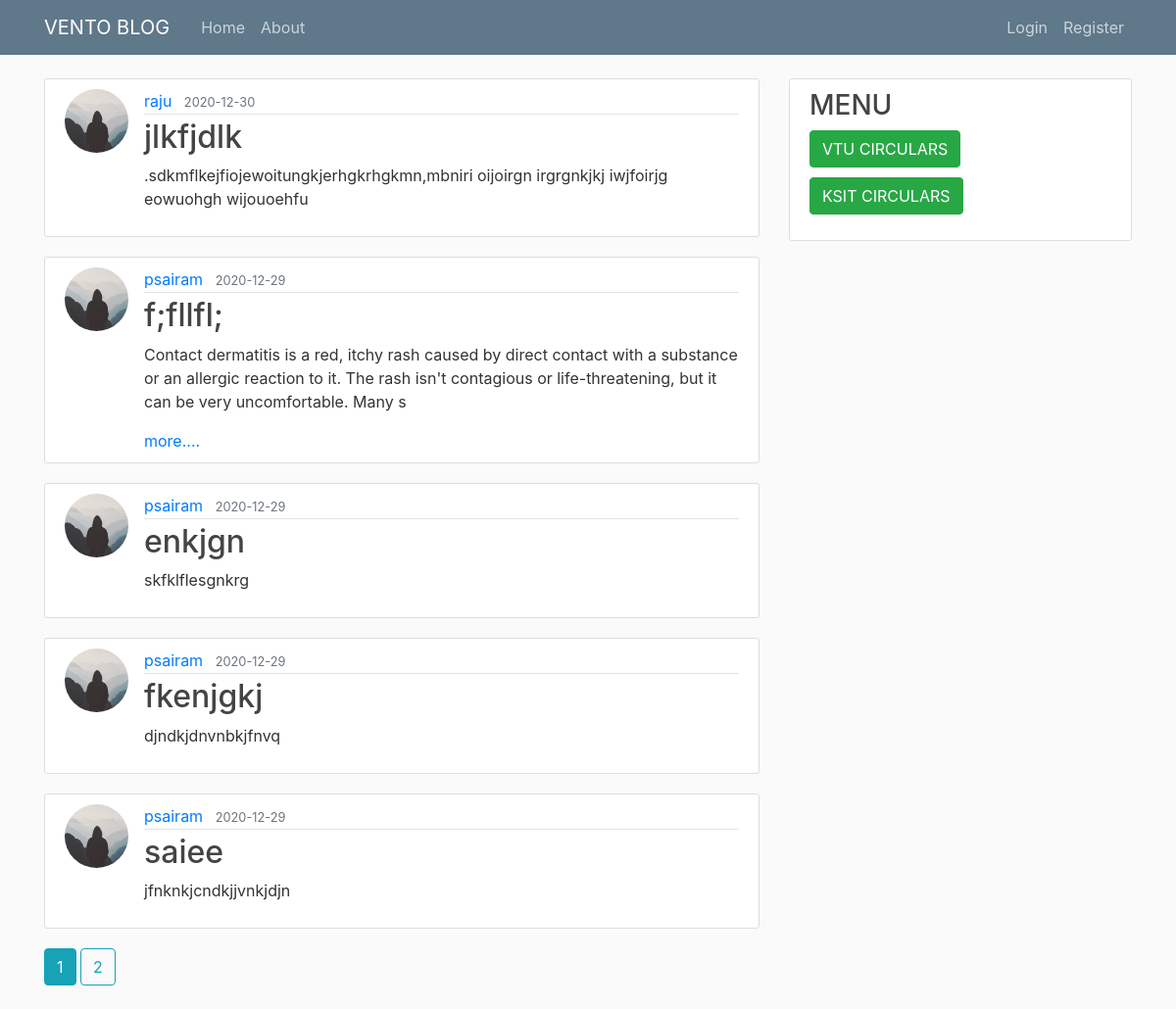
The page /home on the database its author committed.
### flaskblog/models.py (models this page shows, shortened)
class Post(db.Model):
    id = db.Column(db.Integer, primary_key=True)
    title = db.Column(db.String(100), nullable=False)
    date_posted = db.Column(db.DateTime, nullable=False, default=datetime.utcnow)
    content = db.Column(db.Text, nullable=False)
    user_id = db.Column(db.Integer, db.ForeignKey('user.id'), nullable=False)

class User(db.Model, UserMixin):
    id = db.Column(db.Integer, primary_key=True)
    username = db.Column(db.String(20), unique=True, nullable=False)
    email = db.Column(db.String(120), unique=True, nullable=False)
    image_file = db.Column(db.String(20), nullable=False, default='default.jpg')
    password = db.Column(db.String(60), nullable=False)
    posts = db.relationship('Post', backref='author', lazy=True)

### flaskblog/routes.py (the view)
@app.route("/")
@app.route("/home")
def home():
    page = request.args.get('page', 1, type=int)
    posts = Post.query.order_by(Post.date_posted.desc()).paginate(page=page, per_page=5)
    return render_template('home.html', posts=posts)

### flaskblog/templates/home.html
{% extends "layout.html" %}
{% block content %}
    {% for post in posts.items %}
        <article class="media content-section">
          <img class="rounded-circle article-img" src="{{ url_for('static', filename='profile_pics/' + post.author.image_file) }}">
          <div class="media-body">
            <div class="article-metadata">
              <a class="mr-2" href="{{ url_for('user_posts', username=post.author.username) }}">{{ post.author.username }}</a>
              <small class="text-muted">{{ post.date_posted.strftime('%Y-%m-%d') }}</small>
            </div>
            <h2><a class="article-title" href="{{ url_for('post', post_id=post.id) }}">{{ post.title }}</a></h2>
            <p class="article-content">{{ post.content[0:200] }}</p>
              {%if post.content !=post.content[0:200] %}
              <a class="mr-2" href="{{ url_for('post', post_id=post.id) }}">more....</a>
              {% endif %}
          </div>
        </article>
    {% endfor %}
    {% for page_num in posts.iter_pages(left_edge=1, right_edge=1, left_current=1, right_current=2) %}
      {% if page_num %}
        {% if posts.page == page_num %}
          <a class="btn btn-info mb-4" href="{{ url_for('home', page=page_num) }}">{{ page_num }}</a>
        {% else %}
          <a class="btn btn-outline-info mb-4" href="{{ url_for('home', page=page_num) }}">{{ page_num }}</a>
        {% endif %}
      {% else %}
        ...
      {% endif %}
    {% endfor %}
{% endblock content %}

### flaskblog/templates/layout.html (shortened to what this page needs)
<!DOCTYPE html>
<html>
<head>
    <link rel="stylesheet" href="https://maxcdn.bootstrapcdn.com/bootstrap/4.0.0/css/bootstrap.min.css">
    <link rel="stylesheet" type="text/css" href="{{ url_for('static', filename='main.css') }}">
</head>
<body>
<header class="site-header">
    <nav class="navbar navbar-expand-md navbar-dark bg-steel fixed-top">
        <div class="container">
            <a class="navbar-brand mr-4" href="/">VENTO BLOG</a>
            <div class="collapse navbar-collapse" id="navbarToggle">
                <div class="navbar-nav mr-auto">
                    <a class="nav-item nav-link" href="{{ url_for('home') }}">Home</a>
                    <a class="nav-item nav-link" href="{{ url_for('about') }}">About</a>
                </div>
                <div class="navbar-nav">
                    {% if current_user.is_authenticated %}
                    <a class="nav-item nav-link" href="{{ url_for('new_post') }}">New Post</a>
                    <a class="nav-item nav-link" href="{{ url_for('account') }}">Account</a>
                    <a class="nav-item nav-link" href="{{ url_for('logout') }}">Logout</a>
                    {% else %}
                    <a class="nav-item nav-link" href="{{ url_for('login') }}">Login</a>
                    <a class="nav-item nav-link" href="{{ url_for('register') }}">Register</a>
                    {% endif %}
                </div>
            </div>
        </div>
    </nav>
</header>
<main role="main" class="container">
    <div class="row">
        <div class="col-md-8">
            {% block content %}{% endblock %}
        </div>
        <div class="col-md-4">
            <div class="content-section">
                <h3>MENU</h3>
                <ul class="list-group">
                    <div class="d-grid gap-2">
                         <a class="btn btn-success"  href="https://vtu.ac.in/en/category/administration-circulars/" target="_blank" style="margin-bottom: 10px">VTU CIRCULARS </a>
                        <a class="btn btn-success"  href=' http://ksit.ac.in/academic_calender.html' target="_blank" >KSIT CIRCULARS</a>
                    </div>
                </ul>
            </div>
        </div>
    </div>
</main>
</body>
</html>

### flaskblog/static/main.css (style rules this page uses)
body { background: #fafafa; color: #333333; margin-top: 5rem; }
h1, h2, h3, h4, h5, h6 { color: #444444; }
.bg-steel { background-color: #5f788a; }
.site-header .navbar-nav .nav-link { color: #cbd5db; }
.content-section { background: #ffffff; padding: 10px 20px; border: 1px solid #dddddd; border-radius: 3px; margin-bottom: 20px; }
.article-title { color: #444444; }
.article-content { white-space: pre-line; }
.article-img { height: 65px; width: 65px; margin-right: 16px; }
.article-metadata { padding-bottom: 1px; margin-bottom: 4px; border-bottom: 1px solid #e3e3e3 }

### rows shown on the page
Post: image_file (placeholder picture), author.username "raju", date_posted "2020-12-30", title "jlkfjdlk", content ".sdkmflkejfiojewoitungkjerhgkrhgkmn,mbniri oijoirgn irgrgnkjkj iwjfoirjg eowuohgh wijouoehfu"
Post: image_file (placeholder picture), author.username "psairam", date_posted "2020-12-29", title "f;fllfl;", content "Contact dermatitis is a red, itchy rash caused by direct contact with a substance or an allergic reaction to it. The rash isn't contagious or life-threatening, but it can be very uncomfortable. Many s"
Post: image_file (placeholder picture), author.username "psairam", date_posted "2020-12-29", title "enkjgn", content "skfklflesgnkrg"
Post: image_file (placeholder picture), author.username "psairam", date_posted "2020-12-29", title "fkenjgkj", content "djndkjdnvnbkjfnvq"
Post: image_file (placeholder picture), author.username "psairam", date_posted "2020-12-29", title "saiee", content "jfnknkjcndkjjvnkjdjn"

### other values the page prints
{{ page_num }} "1"
{{ page_num }} "2"
